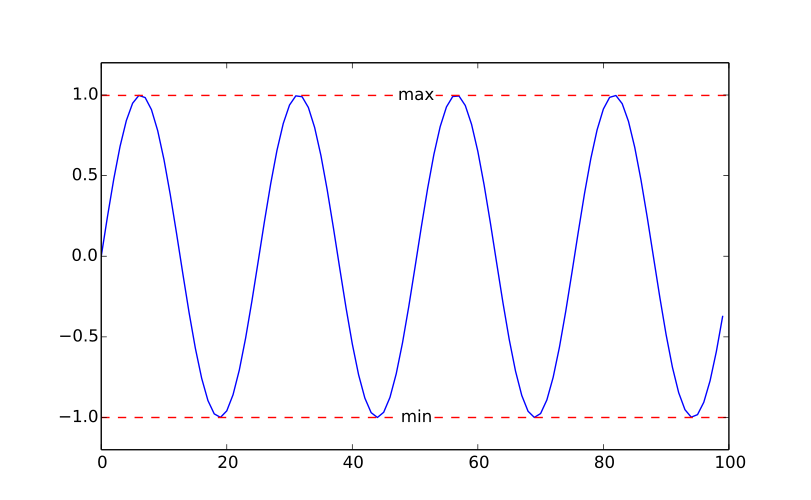

Here is the Python script that generated this plot:
#!/usr/bin/python
"""Example of util.add_hlines()
"""

# pylint: disable=I0011, C0103, E1101, R0801

import numpy as np
import matplotlib.pyplot as plt

from modelicares import util

# Create a plot.
x = np.arange(100)
y = np.sin(x / 4.0)
plt.plot(x, y)
plt.ylim([-1.2, 1.2])

# Add horizontal lines and labels.
util.add_hlines(positions=[min(y), max(y)], labels=["min", "max"],
                color='r', ls='--')
